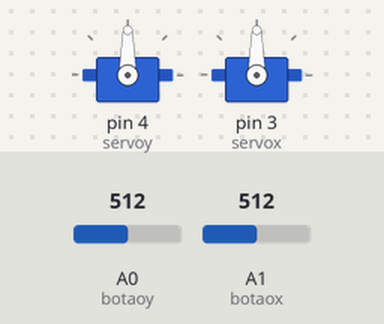
Simulated run of this sketch. Board: Arduino Uno, built with avr-gcc and run on an emulated ATmega328P. On the bench: 2 × servo. Inputs (shaded band) come from the test bench; at power-on: A0 (botaoy) = 512, A1 (botaox) = 512.

Above: at 1.3 s.
1.4 s: A0 (botaoy) set to 716
At 2.7 s:
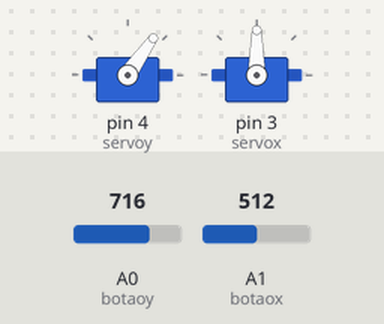
3.0 s: A1 (botaox) set to 716
At 3.9 s:
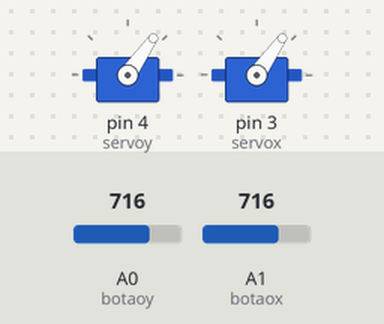
4.5 s: A0 (botaoy) set to 900
At 5.1 s:
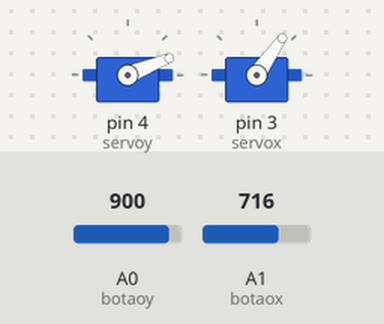
6.0 s: A1 (botaox) set to 900
At 6.3 s:
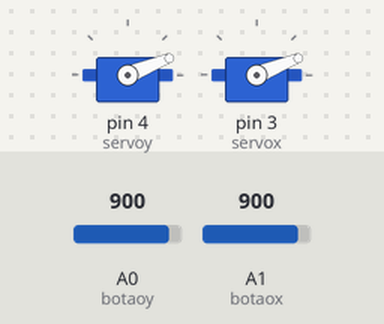
7.5 s: A0 (botaoy) set to 1023
At 8.7 s:
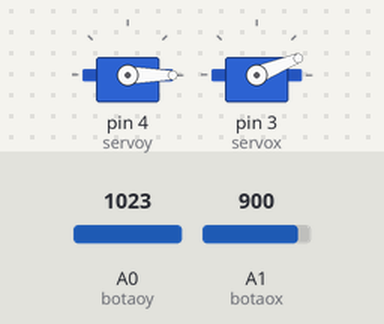
9.0 s: A1 (botaox) set to 1023
At 9.9 s:
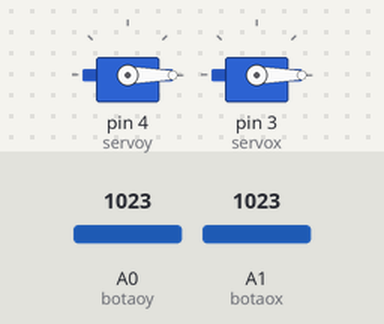
Timing chart, 0 to 11.5 s (numbered marks = the images above; inputs shaded):
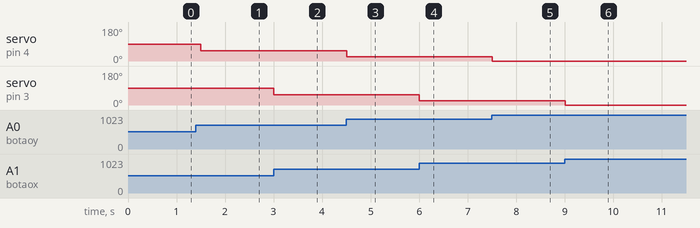

The sketch:

FireFighter.ino
```cpp
#include <Servo.h> //Importação da library do servo motor

//Declaração dos motores
Servo servoy;
Servo servox;

//Declaração de variaveis
int botaoy = 0;
int botaox = 1;
int valy;
int valx;
int botao=2;

void setup() {
  Serial.begin(9600); //Inicialização do Serial
  //declarar a porta onde cada motor vai estar ligado
  servoy.attach(4);
  servox.attach(3);
  pinMode(botaoy, INPUT);
  pinMode(botaox, INPUT);
  pinMode(botao, INPUT);
}

void loop() {
  //Ler os valores dos recolhidos dos motores, mapear esses mesmo valores, e guarda-los nas respectivas variaveis
  valy=180-map(analogRead(botaoy), 0, 1023, 0, 180);
  valx=180-map(analogRead(botaox), 0, 1023, 0, 180);

  //Escrever para os motores os valores recolhidos anteriormente
  servoy.write(valy);
  servox.write(valx);
  delay(500);
}
```

Measured:
- after the input at 1.4 s, servo on pin 4 (servoy): 90° → 55° after 0.10 s
- after the input at 3.0 s, servo on pin 3 (servox): 90° → 55° at once
- after the input at 4.5 s, servo on pin 4 (servoy): 55° → 22° at once
- after the input at 6.0 s, servo on pin 3 (servox): 55° → 22° at once
- after the input at 7.5 s, servo on pin 4 (servoy): 22° → 0° at once
- after the input at 9.0 s, servo on pin 3 (servox): 22° → 0° at once
